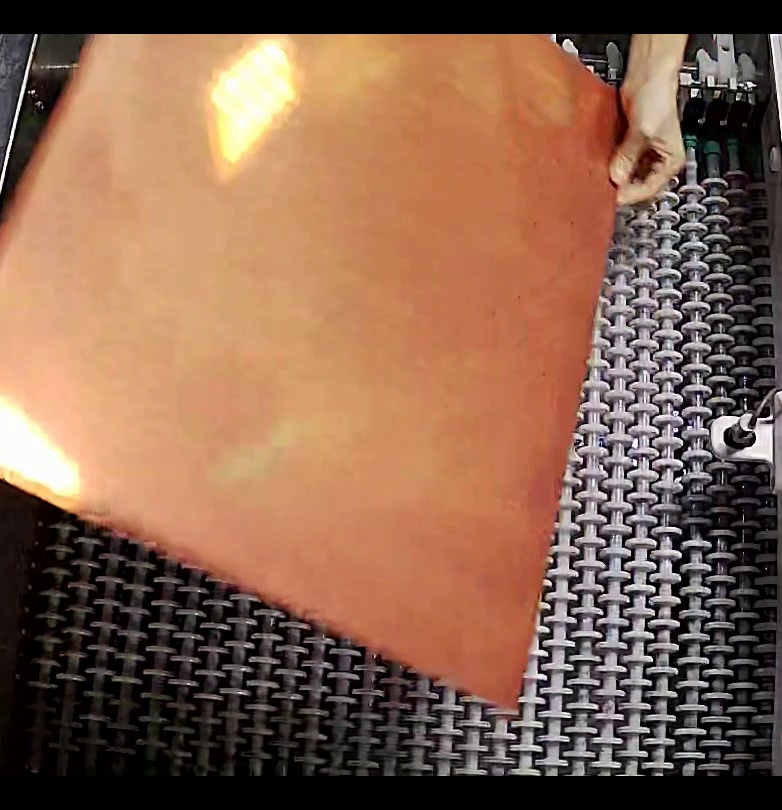
#> input picture sample_frames/abnormal1_frame0.jpg, 782 x 810 px
$ python -i detector.py   (imports and definitions only)
#> lines starting #> are read from the running program, lines starting #| are printed output that depends on the picture; after the words box and inside, x2 and y2 are one past the last pixel; in counts of white or black regions, pixels touching at a corner belong together
#> further down, picture is the input picture: shape (810, 782, 3); mean B, G, R 78.4, 99.5, 135.1

import cv2
import numpy as np
from pathlib import Path

class ViolationDetector:
    def __init__(self, history=500, var_threshold=25, min_area=500):
        """
        Initialize the violation detector.

        Args:
            history (int): Length of the history for background subtraction.
            var_threshold (int): Threshold on the squared Mahalanobis distance between the pixel and the model.
            min_area (int): Minimum contour area to be considered as valid motion.
        """
        self.history = history
        self.var_threshold = var_threshold
        self.bg_subtractor = cv2.createBackgroundSubtractorMOG2(
            history=history,
            varThreshold=var_threshold,
            detectShadows=True
        )
        self.min_area = min_area
        self.kernel_open = cv2.getStructuringElement(cv2.MORPH_ELLIPSE, (3, 3))
        self.kernel_close = cv2.getStructuringElement(cv2.MORPH_ELLIPSE, (15, 15))
        self.heatmap = None

    def detect_motion(self, frame, roi=None):
        """
        Detect motion in the frame.

        Args:
            frame (np.ndarray): Input video frame.
            roi (tuple): Optional ROI (x, y, w, h).

        Returns:
            processed_frame (np.ndarray): Frame with annotations.
            mask (np.ndarray): Foreground mask.
            contours (list): List of detected motion contours.
        """
        if roi:
            x, y, w, h = roi
            frame_roi = frame[y:y+h, x:x+w]
        else:
            frame_roi = frame

        # Apply background subtraction
        fg_mask = self.bg_subtractor.apply(frame_roi)
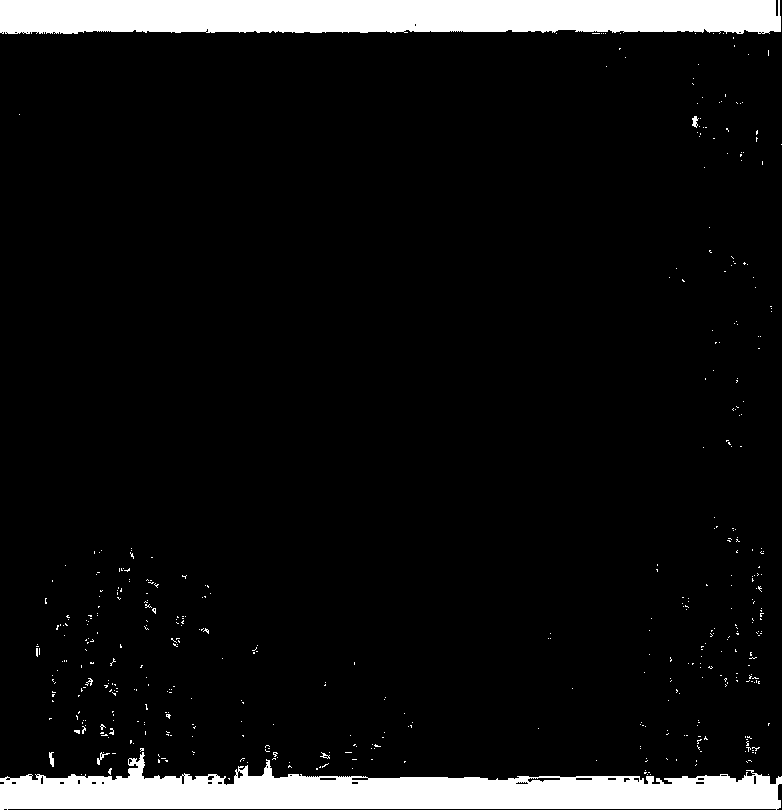
#> fg_mask: shape (810, 782); values 127 (black) and 255 (white), 8.1% white; 458 white regions (451 under 20 px), largest, box (x1, y1, x2, y2) and area: (0, 752, 782, 810) 25020, (0, 0, 781, 34) 25001, (49, 752, 54, 767) 50

        # Remove shadows (shadows are gray in MOG2, we want only white foreground)
        _, fg_mask = cv2.threshold(fg_mask, 250, 255, cv2.THRESH_BINARY)

        # Morphological operations to remove noise
        fg_mask = cv2.morphologyEx(fg_mask, cv2.MORPH_OPEN, self.kernel_open)
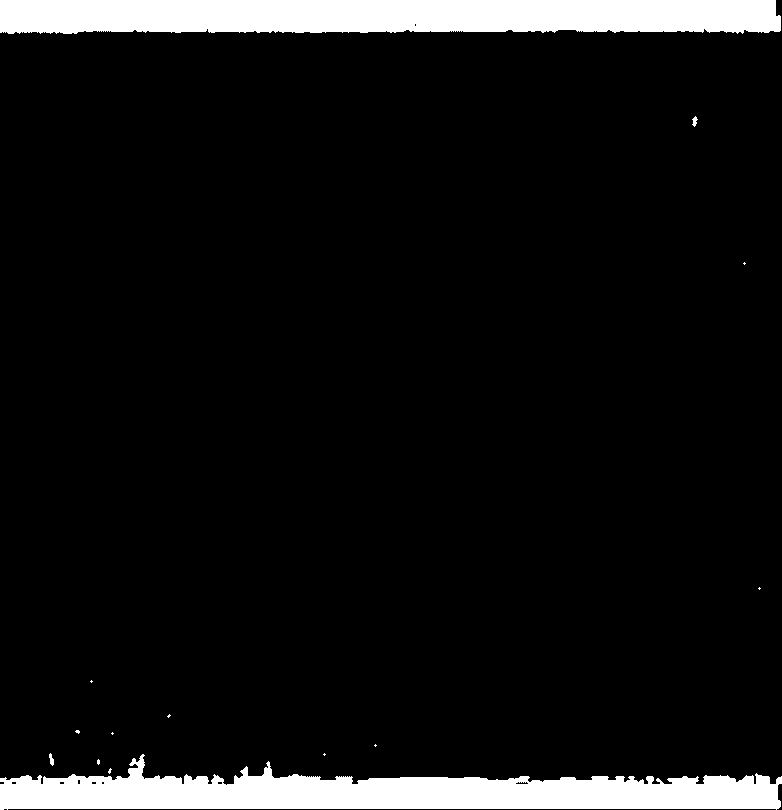
#> fg_mask: shape (810, 782); 7.8% white; 14 white regions (10 under 20 px), largest, box (x1, y1, x2, y2) and area: (0, 0, 781, 34) 24915, (0, 754, 782, 810) 24580, (49, 753, 54, 766) 40, (692, 116, 698, 127) 37
        fg_mask = cv2.morphologyEx(fg_mask, cv2.MORPH_CLOSE, self.kernel_close)
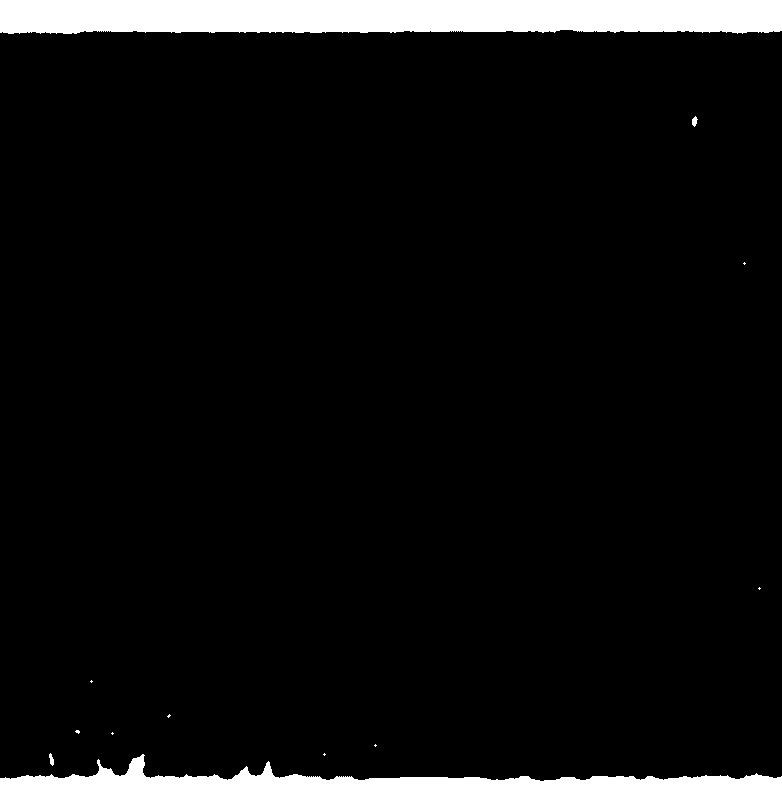
#> fg_mask: shape (810, 782); 8.2% white; 12 white regions (8 under 20 px)

        # Find contours
        contours, _ = cv2.findContours(fg_mask, cv2.RETR_EXTERNAL, cv2.CHAIN_APPROX_SIMPLE)
#> contours = 12 contours, 8 with area under 20; largest, box (x1, y1, x2, y2) and area: (0, 754, 782, 810) 25554, (0, 0, 782, 34) 24288, (692, 116, 698, 127) 31, (49, 753, 54, 766) 28

        filtered_contours = []
        for cnt in contours:
            area = cv2.contourArea(cnt)
            if area > self.min_area:
                filtered_contours.append(cnt)
#> this loop made 12 passes
#> area on passes 1, 3, 11, 12: 25554.5, 28, 31, 24288
#> after the loop, filtered_contours = 2 contours; box (x1, y1, x2, y2) and area: (0, 754, 782, 810) 25554, (0, 0, 782, 34) 24288

        return frame_roi, fg_mask, filtered_contours

    # [169 lines left out: function analyze_video, not called in this run]

# [4 lines not run here, left out]

>>> import cv2
>>> picture = cv2.imread('sample_frames/abnormal1_frame0.jpg')
>>> result = ViolationDetector().detect_motion(picture)

$ run again, on sample_frames/abnormal1_frame3.jpg
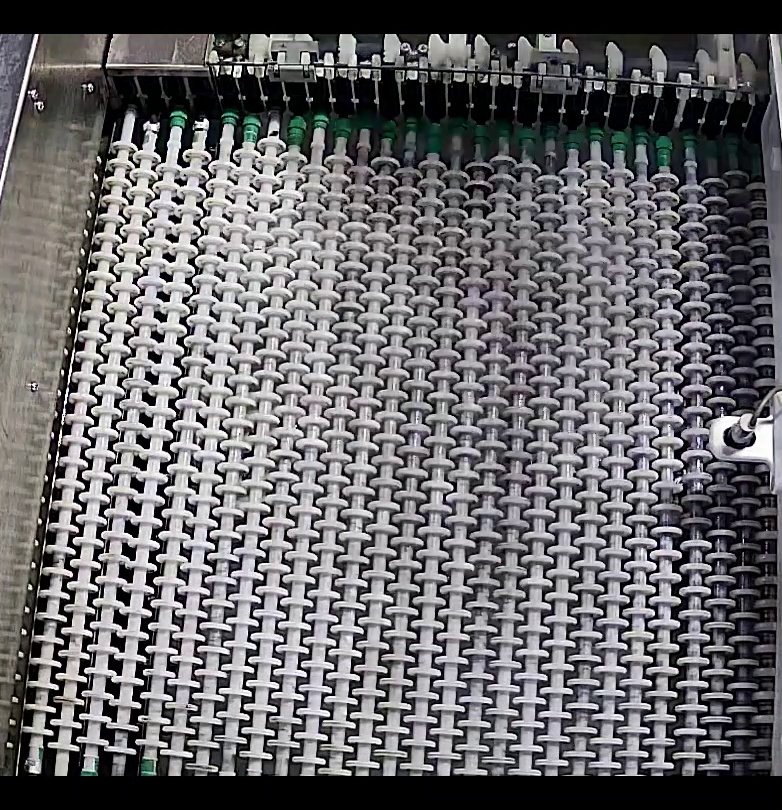
#> input picture sample_frames/abnormal1_frame3.jpg, 782 x 810 px
#> picture is the input picture: shape (810, 782, 3); mean B, G, R 106, 103.5, 104.6
#> in detect_motion, `fg_mask = self.bg_subtractor.apply(frame_roi)`:
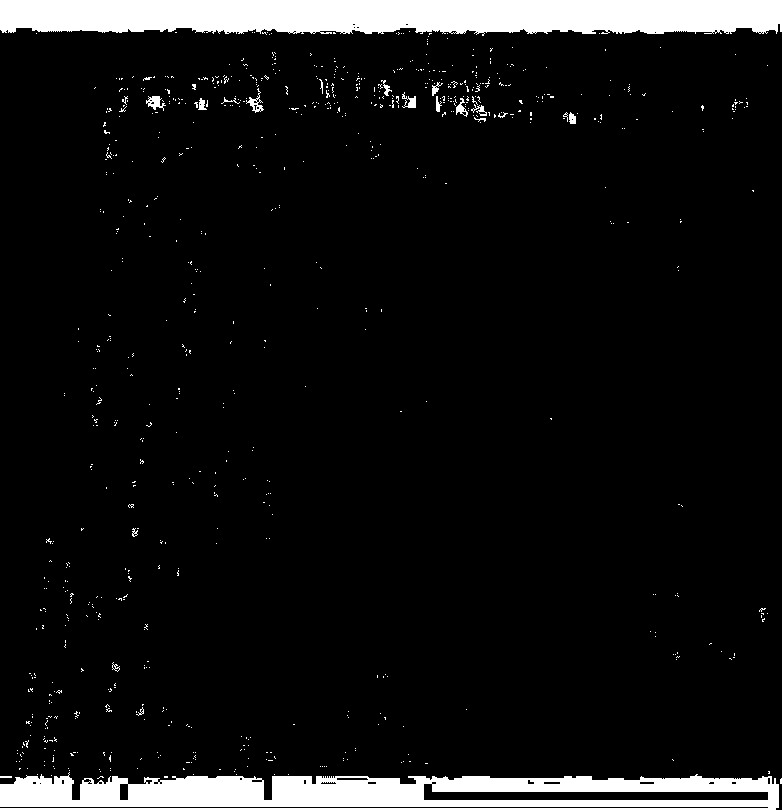
#> fg_mask: shape (810, 782); values 127 (black) and 255 (white), 7.6% white; 787 white regions (766 under 20 px), largest, box (x1, y1, x2, y2) and area: (0, 0, 782, 36) 24729, (0, 772, 779, 810) 20539, (146, 96, 166, 111) 149
#> in detect_motion, `fg_mask = cv2.morphologyEx(fg_mask, cv2.MORPH_CLOSE, self.kernel_close)`:
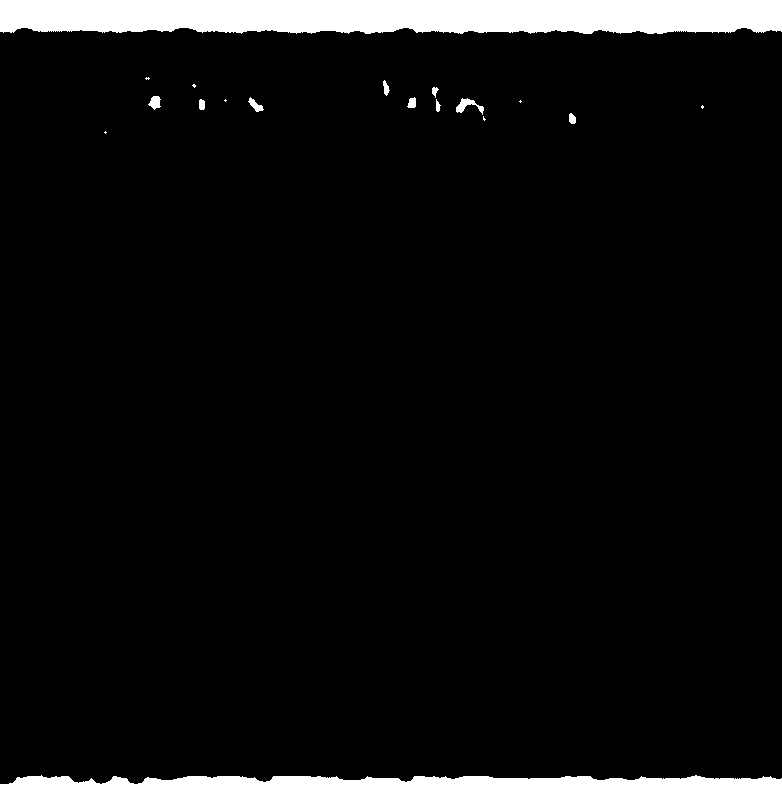
#> fg_mask: shape (810, 782); 8% white; 18 white regions (7 under 20 px)
#> contours = 18 contours, 7 with area under 20; largest, box (x1, y1, x2, y2) and area: (0, 775, 782, 810) 24185, (0, 0, 782, 34) 23946, (456, 98, 484, 115) 148, (148, 96, 161, 110) 100, (248, 97, 264, 112) 86
#> the loop in detect_motion, `for cnt in contours:` made 18 passes
#> area on passes 1, 4, 7, 9, 10, 11, 12, 13: 24185, 49, 27.5, 45.5, 148.5, 59.5, 85.5, 99.5
#> after the loop in detect_motion, `for cnt in contours:`: filtered_contours = 2 contours; box (x1, y1, x2, y2) and area: (0, 775, 782, 810) 24185, (0, 0, 782, 34) 23946
